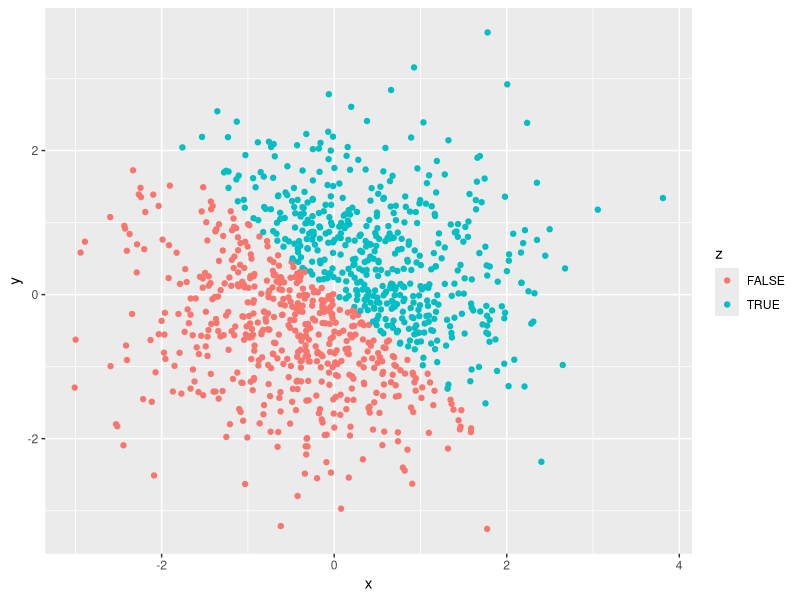
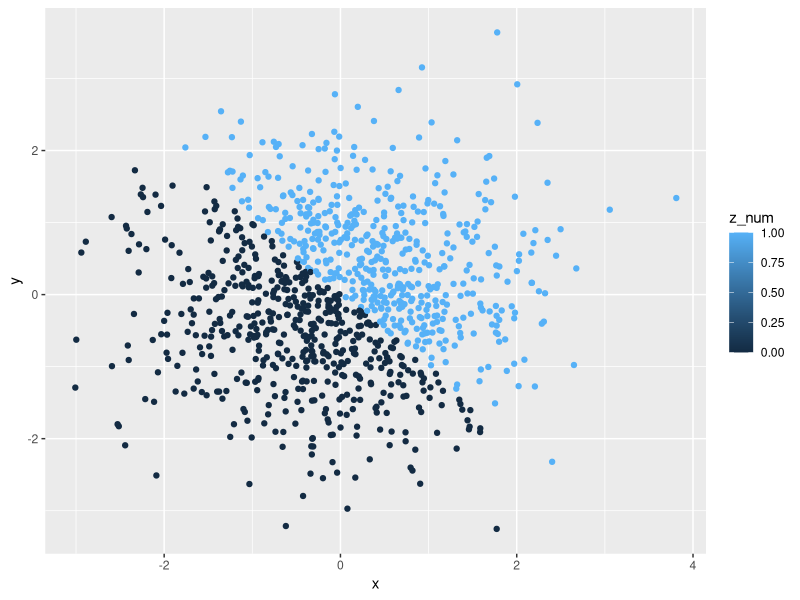
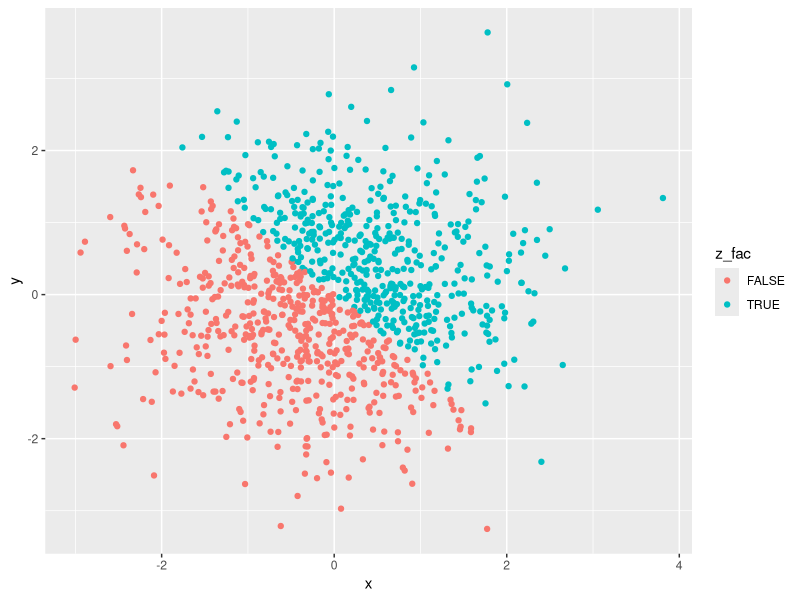
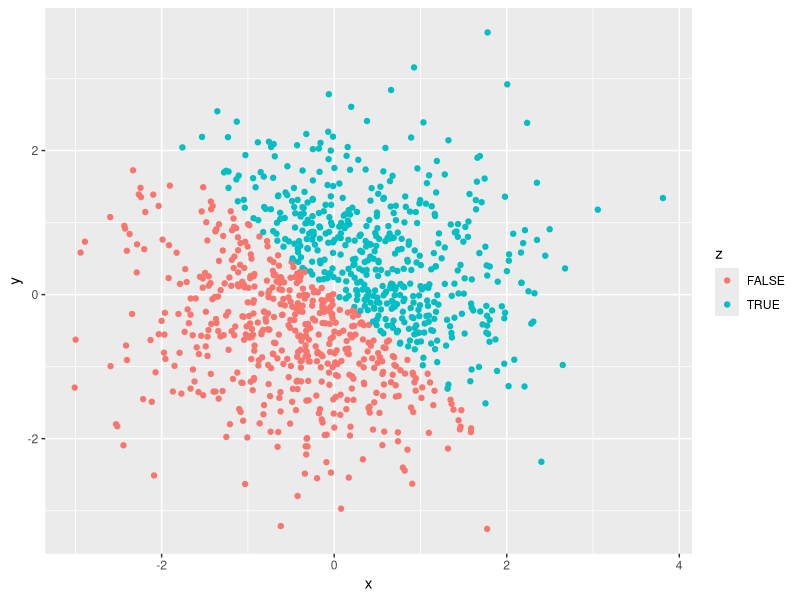

Reproduce these figures in R, in order.
## ---- chunk 1
knitr::opts_chunk$set(echo = TRUE)
library(tidyverse)
## ---- chunk 2
set.seed(1)
Problem1_df = tibble(
  x = runif(10, 0, 5),
  vec_logical = (x > 2),
  vec_char = c("Carbon", "Hydrogen", "Nitrogen", "Helium", "Phosphorus", "Iodine", "Cesium", "Aluminum", "Oxygen", "Radium"),
  vec_factor = factor(c("Nonmetal", "Nonmetal", "Nonmetal", "Noble Gas", "Nonmetal", "Halogen", "Alkali Metal", "Post-transition metal", "Nonmetal", "Alkaline Earth Metal"))
) 
## ---- chunk 3
mean(Problem1_df$x) 
mean(Problem1_df$vec_logical) 
mean(Problem1_df$vec_char) 
mean(Problem1_df$vec_factor) 
## ---- chunk 4
as.numeric(Problem1_df$vec_logical) 
as.numeric(Problem1_df$vec_char) 
as.numeric(Problem1_df$vec_factor) 
## ---- chunk 5
as.factor(Problem1_df$vec_char)
as.numeric(as.factor(Problem1_df$vec_char))
as.character(Problem1_df$vec_factor)
as.numeric(as.character(Problem1_df$vec_factor))  
## ---- chunk 6
set.seed(1)
Problem2_df = tibble(
  x = rnorm(1000),
  y = rnorm(1000),
  z = (x + y > 0),
z_num = as.numeric(z), 
z_fac = as.factor(z) 
)  
## ---- chunk 7
problem2_plot1 <- ggplot(Problem2_df, aes(x=x, y=y, colour=z)) + geom_point()  
ggsave("problem2_plot1.pdf", plot = problem2_plot1, height = 4, width = 6)   

problem2_plot1  
## ---- chunk 8
plot2 <- ggplot(Problem2_df, aes(x=x, y=y, colour=z_num)) + geom_point() 
plot2
## ---- chunk 9
plot3 <- ggplot(Problem2_df, aes(x=x, y=y, colour=z_fac)) + geom_point()
plot3
